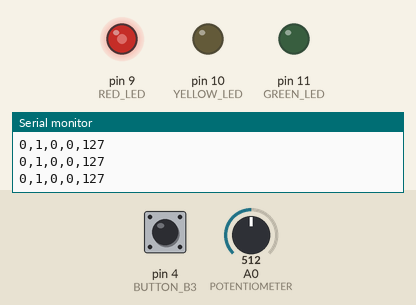
This program was run on a simulated Arduino Uno, built with avr-gcc and run on an emulated ATmega328P. On the bench: output pins drawn as LEDs (lit = HIGH), the last lines printed to the serial monitor. Inputs (shaded band) come from the test bench; at power-on: A0 (POTENTIOMETER) = 512, pin 4 (BUTTON_B3) HIGH.

Above: at 1.2 s.
1.3 s: A0 (POTENTIOMETER) set to 122
At 3.2 s:
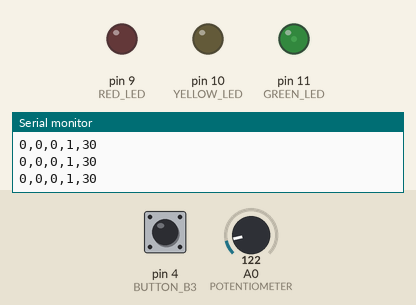
4.3 s: A0 (POTENTIOMETER) set to 510
At 7.0 s:
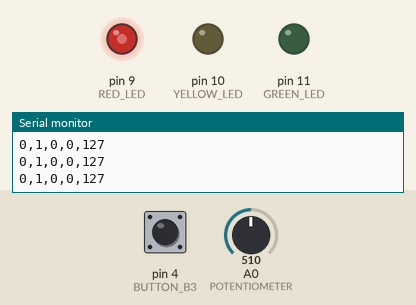
7.3 s: A0 (POTENTIOMETER) set to 716
At 9.3 s:
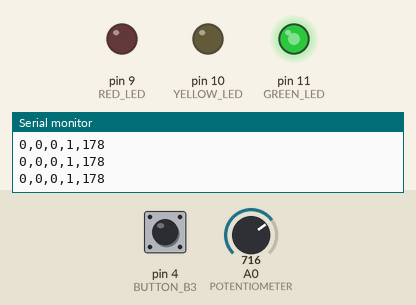
10.3 s: A0 (POTENTIOMETER) set to 900
At 12.2 s:
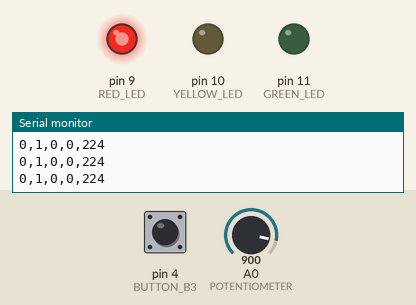
13.3 s: pin 4 (BUTTON_B3) pulled LOW for 0.15 s
At 14.2 s:
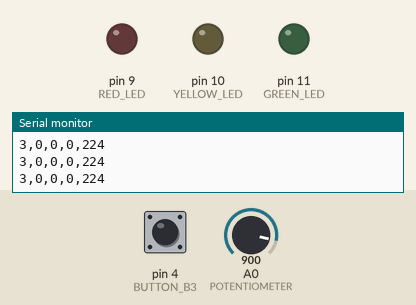
14.9 s: pin 4 (BUTTON_B3) pulled LOW for 1 s
At 15.3 s:
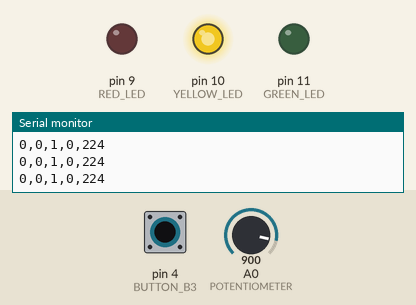
Timing chart, 0 to 19.9 s (numbered marks = the images above; inputs shaded):
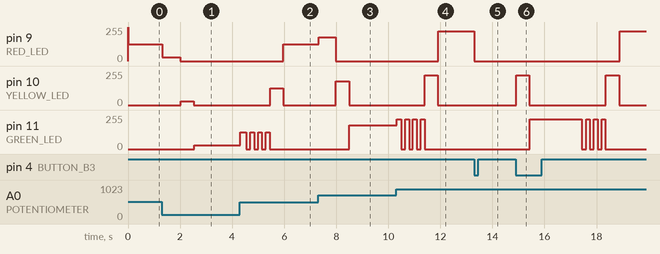

Measured:
- after the input at 1.3 s, pin 9 (RED_LED): 127/255 → 30/255 at once, → 0/255 0.70 s later; pin 11 (GREEN_LED): 0/255 → 30/255 after 1.2 s
- after the input at 4.3 s, pin 9 (RED_LED): 0/255 → 127/255 after 1.7 s
- after the input at 7.3 s, pin 9 (RED_LED): 127/255 → 178/255 at once, → 0/255 0.65 s later; pin 11 (GREEN_LED): 0/255 → 178/255 after 1.2 s
- after the input at 10.3 s, pin 9 (RED_LED): 0/255 → 224/255 after 1.6 s
- after the input at 13.3 s, pin 9 (RED_LED): 224/255 → 0/255 after 0.00 s instead of 0.62 s; pin 10 (YELLOW_LED): stays 0/255 (without the input it goes to 224/255 after 0.63 s); pin 11 (GREEN_LED): stays 0/255 (without the input it goes to 224/255 after 1.1 s)
- after the input at 14.9 s, pin 9 (RED_LED): 0/255 → 224/255 after 4.0 s; pin 10 (YELLOW_LED): alternates 224/255 for 0.51 s and 0/255 for 2.9 s, starting at once; pin 11 (GREEN_LED): 0/255 → 224/255 after 0.53 s, then repeats every 0.31 s: 0/255 0.16 s, 224/255 0.15 s, until it stays 0/255 from 18.3 s

The program:

main.cpp
```cpp
#include <Arduino.h>
#include "PinChangeInterrupt.h"
#include <TaskScheduler.h>
// -------------------- 핀 정의 --------------------
#define RED_LED 9
#define YELLOW_LED 10
#define GREEN_LED 11
#define BUTTON_B1 2
#define BUTTON_B2 3
#define BUTTON_B3 4
#define POTENTIOMETER A0
// ------------------ 변수 정의 -------------------
int mode = 0;
int redTime = 2000, yellowTime = 500, greenTime = 2000;
int ledBrightness = 255;  // LED 밝기 기본값
int red = 0, yellow = 0, green = 0; // LED 상태 (켜짐:1, 꺼짐:0)

// ----------------- TaskScheduler ---------------
Scheduler runner;
// 공용 함수 선언
void disableAllTasks();
void readBrightness();
void CheckSerial();
// --- default 모드용 5단계 Task 함수 선언 ---
void taskRedLED();
void taskYellowLED();
void taskGreenLED();
void taskGreenBlink();
void taskYellowLED2();

// 모드 1 전용 Task (Red LED의 밝기를 실시간 갱신)
void taskMode1();
// 모드 2용 (모든 LED 깜빡이기) Task
void taskAllLED();

// ----------------- Task 객체 생성 --------------
// 기본 Task들은 10ms 간격으로 실행 (비차단 방식)
Task tRedLED       (10, TASK_FOREVER, &taskRedLED,       &runner, false);
Task tYellowLED    (10, TASK_FOREVER, &taskYellowLED,    &runner, false);
Task tGreenLED     (10, TASK_FOREVER, &taskGreenLED,     &runner, false);
Task tGreenBlink   (10, TASK_FOREVER, &taskGreenBlink,   &runner, false);
Task tYellowLED2   (10, TASK_FOREVER, &taskYellowLED2,   &runner, false);
Task tBlinkAllLED  (10, TASK_FOREVER, &taskAllLED,       &runner, false);
Task tCheckSerial  (100, TASK_FOREVER, &CheckSerial,      &runner, true);

// 모드 1 전용 Task (10ms 주기로 Red LED 밝기 갱신)
Task tMode1        (10, TASK_FOREVER, &taskMode1,        &runner, false);

// ----------------- 인터럽트 핸들러 -------------
void handleInterrupt1() {
  // B1 버튼(FALLING): 첫 누름 -> mode=1 (Red LED 단독, 실시간 갱신)
  // 다시 누르면 기본 모드(mode=0)로 복귀하여 Default 시퀀스 시작
  if (mode != 1) {
    mode = 1;
    disableAllTasks();
    tMode1.enable();  // 모드 1 전용 Task 활성화
  } else {
    mode = 0;
    disableAllTasks();
    tRedLED.enable(); // 기본 시퀀스 (Red부터) 시작
  }
}

void handleInterrupt2() {
  // B2 버튼(FALLING): 첫 누름 -> mode=2 (모든 LED 깜빡임, 실시간 밝기 갱신)
  // 다시 누르면 기본 모드(mode=0)로 복귀
  if (mode != 2) {
    mode = 2;
    disableAllTasks();
    tBlinkAllLED.enable();
  } else {
    mode = 0;
    disableAllTasks();
    tRedLED.enable();
  }
}

void handleInterrupt3() {
  // B3 버튼(FALLING): 첫 누름 -> mode=3 (모든 LED OFF)
  // 다시 누르면 기본 모드(mode=0)로 복귀
  mode = (mode == 3) ? 0 : 3;
  disableAllTasks();
  if (mode == 0) {
    tRedLED.enable();
  }
}
// -------------------- setup --------------------
void setup() {
  Serial.begin(9600);

  pinMode(RED_LED, OUTPUT);
  pinMode(YELLOW_LED, OUTPUT);
  pinMode(GREEN_LED, OUTPUT);
  pinMode(BUTTON_B1, INPUT_PULLUP);
  pinMode(BUTTON_B2, INPUT_PULLUP);
  pinMode(BUTTON_B3, INPUT_PULLUP);
  pinMode(POTENTIOMETER, INPUT);
  //인터럽트 설정
  attachPCINT(digitalPinToPCINT(BUTTON_B1), handleInterrupt1, FALLING);
  attachPCINT(digitalPinToPCINT(BUTTON_B2), handleInterrupt2, FALLING);  // 또는 digitalPinToPCINT(BUTTON_B2)
  attachPCINT(digitalPinToPCINT(BUTTON_B3), handleInterrupt3, FALLING);  // 또는 digitalPinToPCINT(BUTTON_B3)
  // 초기 기본 모드 시퀀스 시작
  tRedLED.enable();
}

// --------------------- loop --------------------
void loop() {
  runner.execute();
  readBrightness();
  Serial.println(String(mode) + "," + String(red) + "," + String(yellow) + "," + String(green) + "," + String(ledBrightness)); // p5.js에게 데이터 전송
}

// 모든 Task를 비활성화하고 모든 LED를 끔
void disableAllTasks() {
  tRedLED.disable();
  tYellowLED.disable();
  tGreenLED.disable();
  tGreenBlink.disable();
  tYellowLED2.disable();
  tBlinkAllLED.disable();
  tMode1.disable();

  analogWrite(RED_LED, 0);
  analogWrite(YELLOW_LED, 0);
  analogWrite(GREEN_LED, 0);

  red = yellow = green = 0;
}
// 가변저항 값을 읽어 ledBrightness 갱신
void readBrightness() {
  int potValue = analogRead(POTENTIOMETER);  // 0~1023
  ledBrightness = map(potValue, 0, 1023, 0, 255);
}
// Serial 통신을 통해 redTime, yellowTime, greenTime 변경
void CheckSerial() {
  if (Serial.available()) {
    String data = Serial.readStringUntil('\n');
    int newRed, newYellow, newGreen;
    if (sscanf(data.c_str(), "%d,%d,%d", &newRed, &newYellow, &newGreen) == 3) {
      redTime = newRed;
      yellowTime = newYellow;
      greenTime = newGreen;
    }
  }
}
// ------------------- Default 모드 시퀀스 -------------------
/*
  기본 모드는 아래 순서로 진행됩니다.
  1) tRedLED:   Red LED 켜고 redTime 동안 유지 → 끄고
  2) tYellowLED: Yellow LED 켜고 yellowTime 동안 유지 → 끄고
  3) tGreenLED:  Green LED 켜고 greenTime 동안 유지 → 끄고
  4) tGreenBlink: Green LED를 3회 깜빡임
  5) tYellowLED2: Yellow LED 켜고 yellowTime 동안 유지 후 다시 1)로 복귀

  각 Task는 10ms마다 호출되며, LED가 켜진 동안 매번 가변저항 값을 읽어 밝기를 즉시 갱신합니다.
*/

// 1) tRedLED (Default 모드)
void taskRedLED() {
  static unsigned long startTime = 0;
  static bool isOn = false; // 한 번만 실행하여 반복 실행해도 한 번만 실행됨
  if (mode != 0) { isOn = false; return;}

  if (!isOn) {
    analogWrite(RED_LED, ledBrightness);
    red = 1;
    startTime = millis();
    isOn = true;
  }
  else {
    analogWrite(RED_LED, ledBrightness);
    if (millis() - startTime >= (unsigned long)redTime) { // 시간이 지나면 다음 Task로 넘어감
      analogWrite(RED_LED, 0);
      red = 0;
      isOn = false;
      tRedLED.disable();
      tYellowLED.enable();
    }
  }
}

// 2) tYellowLED (Default 모드)
void taskYellowLED() {
  static unsigned long startTime = 0;
  static bool isOn = false;
  if (mode != 0) { isOn = false; return; }

  if (!isOn) {
    analogWrite(YELLOW_LED, ledBrightness);
    yellow = 1;
    startTime = millis();
    isOn = true;
  }
  else {
    analogWrite(YELLOW_LED, ledBrightness);
    if (millis() - startTime >= (unsigned long)yellowTime) { // 시간이 지나면 다음 Task로 넘어감
      analogWrite(YELLOW_LED, 0);
      yellow = 0;
      isOn = false;
      tYellowLED.disable();
      tGreenLED.enable();
    }
  }
}

// 3) tGreenLED (Default 모드)
void taskGreenLED() {
  static unsigned long startTime = 0;
  static bool isOn = false;

  if (mode != 0) { isOn = false; return; }

  if (!isOn) {
    analogWrite(GREEN_LED, ledBrightness);
    green = 1;
    startTime = millis();
    isOn = true;
  }
  else {
    analogWrite(GREEN_LED, ledBrightness);
    if (millis() - startTime >= (unsigned long)greenTime) { // 시간이 지나면 다음 Task로 넘어감
      analogWrite(GREEN_LED, 0);
      green = 0;
      isOn = false;
      tGreenLED.disable();
      tGreenBlink.enable();
    }
  }
}

// 4) tGreenBlink (Default 모드: Green LED 1초 동안 아래 패턴으로 깜빡)
// 패턴: 꺼짐 → 켜짐 → 꺼짐 → 켜짐 → 꺼짐 → 켜짐 → 꺼짐
void taskGreenBlink() {
    static int toggleCount = 0;
    static unsigned long lastToggleTime = 0;
    const unsigned long interval = 143UL;  // 약 1초/7번 = 143ms

    if (mode != 0) { toggleCount = 0; return; }

    if (millis() - lastToggleTime >= interval) {
      lastToggleTime = millis();

      if (toggleCount % 2 == 0) {
        analogWrite(GREEN_LED, 0);
        green = 0;
      }
      else {
        analogWrite(GREEN_LED, ledBrightness);
        green = 1;
      }
      toggleCount++;
    }
    if (toggleCount >= 7) {  // 7번 토글 후 (꺼짐으로 끝남)
      analogWrite(GREEN_LED, 0); // LED OFF
      green = 0;
      toggleCount = 0;
      tGreenBlink.disable();    // Task 종료
      tYellowLED2.enable();     // 다음 Task로 전환
    }
  }


// 5) tYellowLED2 (Default 모드: Yellow LED 켜고 yellowTime 후 다시 Red)
void taskYellowLED2() {
  static unsigned long startTime = 0;
  static bool isOn = false;

  if (mode != 0) { isOn = false; return; }

  if (!isOn) {
    analogWrite(YELLOW_LED, ledBrightness);
    yellow = 1;
    startTime = millis();
    isOn = true;
  }
  else {
    analogWrite(YELLOW_LED, ledBrightness);
    if (millis() - startTime >= (unsigned long)yellowTime) {
      analogWrite(YELLOW_LED, 0);
      yellow = 0;
      isOn = false;
      tYellowLED2.disable();
      tRedLED.enable();
    }
  }
}

// -------------------- 모드 1 전용 Task --------------------
// 모드 1에서는 Red LED를 계속 켠 상태에서 10ms마다 POT 값을 읽어 실시간으로 밝기를 갱신합니다.
void taskMode1() {
  if (mode == 1) {
    analogWrite(RED_LED, ledBrightness);
    red = 1;
  }
}

// -------------------- 모드 2 (깜빡임) --------------------
// 모든 LED가 500ms 간격으로 토글됩니다. LED ON 상태에서는 토글 사이에도 매 10ms마다 POT 값을 읽어 밝기를 업데이트합니다.
void taskAllLED() {
  static unsigned long toggleTimer = 0;
  static bool ledOn = false;

  if (mode != 2) { ledOn = false; return; }

  // 500ms마다 LED 상태 토글
  if (millis() - toggleTimer >= 500UL) {
    toggleTimer = millis();
    ledOn = !ledOn;
    if (ledOn) {
      // 토글 시점에 POT 값을 읽어 LED를 켭니다.
      analogWrite(RED_LED, ledBrightness);
      analogWrite(YELLOW_LED, ledBrightness);
      analogWrite(GREEN_LED, ledBrightness);
      red = yellow = green = 1;
    }
    else {
      analogWrite(RED_LED, 0);
      analogWrite(YELLOW_LED, 0);
      analogWrite(GREEN_LED, 0);
      red = yellow = green = 0;
    }
  }
  else {
    if (ledOn) {
      analogWrite(RED_LED, ledBrightness);
      analogWrite(YELLOW_LED, ledBrightness);
      analogWrite(GREEN_LED, ledBrightness);
    }
  }
}
```
